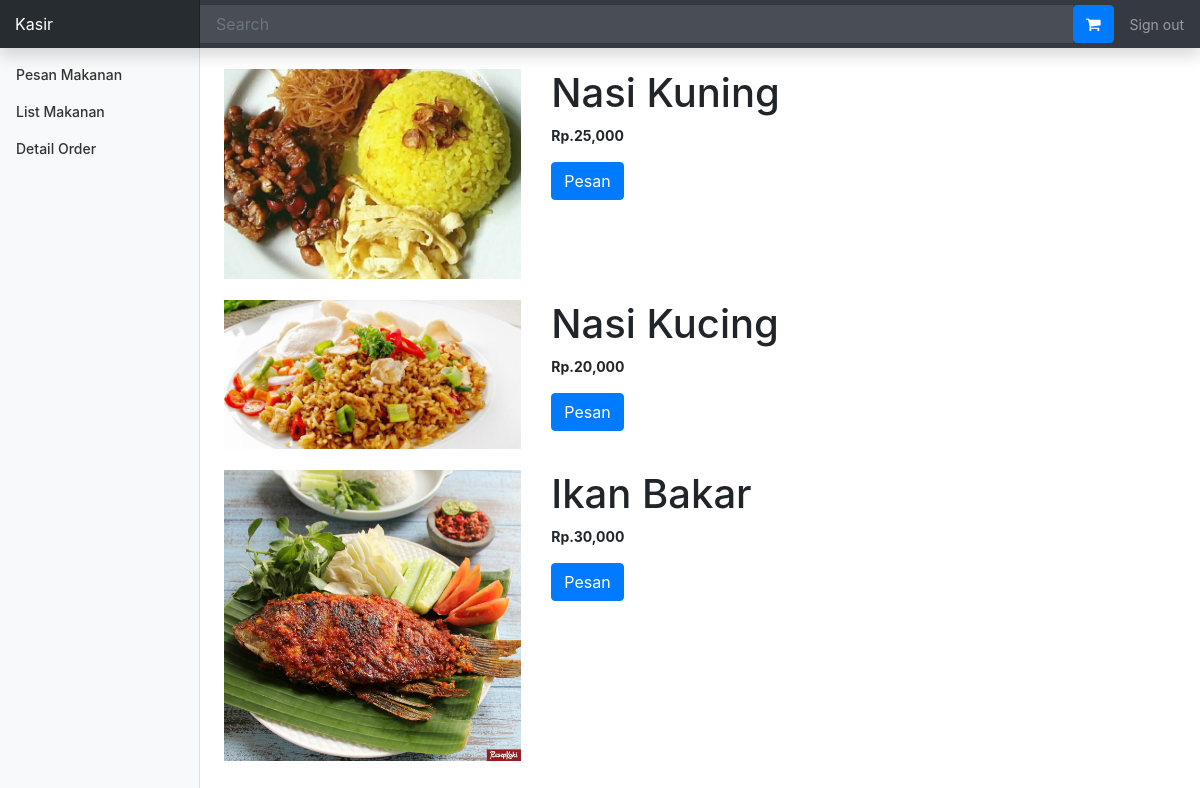
The app's page /kasir/index.php (signed in) with its own data.
### tables this page shows
CREATE TABLE `masakan` (
  `id_masakan` int(11) NOT NULL,
  `nama_masakan` varchar(225) NOT NULL,
  `harga` int(100) NOT NULL,
  `foto_makanan` varchar(225) NOT NULL,
  `status_masakan` varchar(225) NOT NULL
);

### kasir/home.php (the view)
  <div class="row">
    <?php $ambil = $koneksi->query("SELECT * FROM masakan WHERE status_masakan = 'Tersedia' ");
  while($pecah = $ambil->fetch_assoc()){;
   ?>
   <div class="col-md-4">
     <img class="img-responsive" src="../inc/img/<?php echo $pecah['foto_makanan'] ?>" width="100%;">
     <br>
     <br>
   </div>
   <div class="col-md-8">
     <h1><?php echo $pecah['nama_masakan']; ?></h1>
     <p><b>Rp.<?php echo number_format($pecah['harga']); ?></b></p>
     <a href="pesan.php?id=<?php echo $pecah['id_masakan']; ?>" class="btn btn-primary">Pesan</a>
   </div>
<?php } ?>
</div>

### inc/css/dashboard.css (style rules this page uses)
body { font-size: .875rem; }

### records on screen
masakan: foto_makanan (picture), nama_masakan "Nasi Kuning", harga "25,000"
masakan: foto_makanan (picture), nama_masakan "Nasi Kucing", harga "20,000"
masakan: foto_makanan (picture), nama_masakan "Ikan Bakar", harga "30,000"
